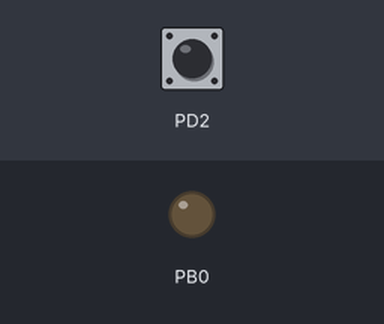
The program below on a simulated ATmega328P, built with avr-gcc and emulated at 16 MHz. On the bench: output pins drawn as LEDs (lit = HIGH). Inputs (shaded band) come from the test bench; at power-on: PD2 HIGH.

Above: at 1.2 s.
1.3 s: PD2 pulled LOW for 0.15 s
At 1.37 s:
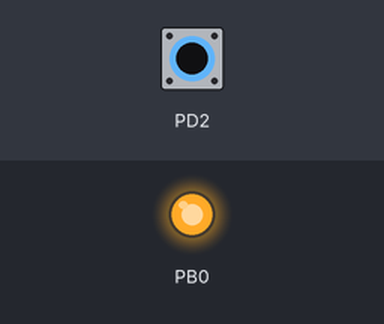
2.9 s: PD2 pulled LOW for 3.2 s
At 7.2 s:
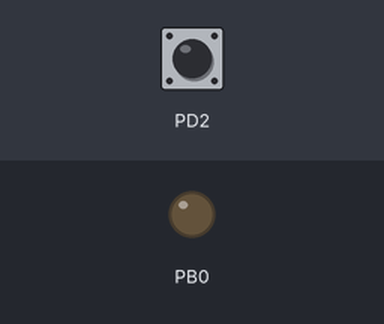
Timing chart, 0 to 8.7 s (numbered marks = the images above; inputs shaded):
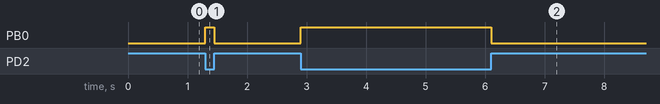

Measured:
- after the input at 1.3 s, PB0: LOW → HIGH at once, → LOW 0.15 s later
- after the input at 2.9 s, PB0: LOW → HIGH at once, → LOW 3.2 s later

The program:

main.c
```c
#include <avr/io.h>
#define F_CPU 16000000UL
#include <util/delay.h>

int main(void)
{
    DDRB = DDRB | 0b00000001 ;
	DDRD = DDRD & 0b11111011 ;
	PORTD = PORTD | 0b00000100 ;
    while (1)
    {
		if((PIND & 0b00000100)==0){
			PORTB = PORTB | 0b00000001 ;
    }
	else{
		    PORTB = PORTB & 0b11111110 ;
	}
	}
}
```
